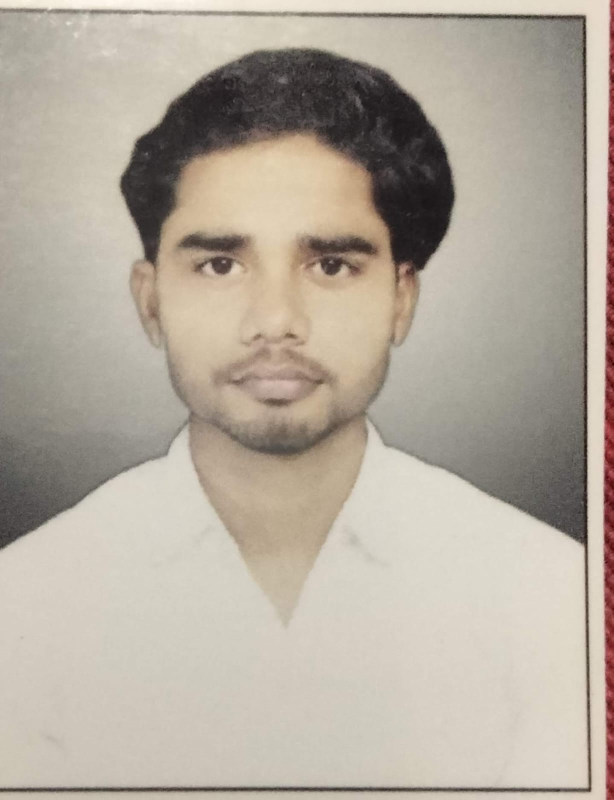
#> input picture priyanshu.jpeg, 1227 x 1600 px (shown at 1/2 size)
$ python resizeImage.py
#> lines starting #> are read from the running program, lines starting #| are printed output that depends on the picture
import cv2

source='priyanshu.jpeg'
destination='newImage.jpeg'
scale_percentage=50

src=cv2.imread(source, cv2.IMREAD_UNCHANGED)
#> src is the input picture: shape (1600, 1227, 3); mean B, G, R 158.3, 171.1, 180.4

if src is None:
    print("no image found")
else :

    # just want to see the image

    # cv2.imshow("see image" , src)
    # cv2.waitKey(0)
    # cv2.destroyAllWindows()

    # want to resize the image

    new_width=int(src.shape[1] * scale_percentage /100)
#> new_width = 613
    new_height=int(src.shape[0] * scale_percentage /100)
#> new_height = 800
    output=cv2.resize(src,(new_width,new_height))
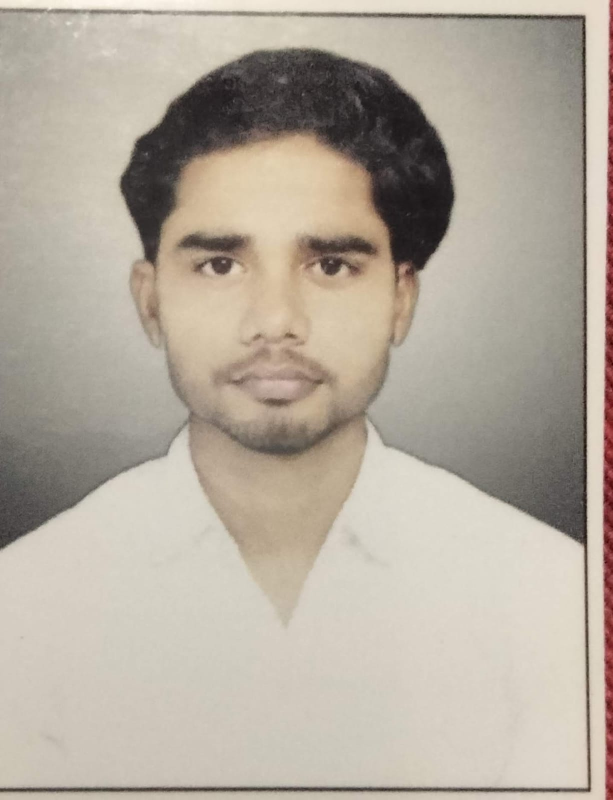
#> output: shape (800, 613, 3); mean B, G, R 158.3, 171.2, 180.4
    # only want to reduce the weidth and height
    cv2.imwrite(destination,output)

    # if want to reduce the disk size too
    # cv2.imwrite(destination,output, [cv2.IMWRITE_JPEG_QUALITY,50])
